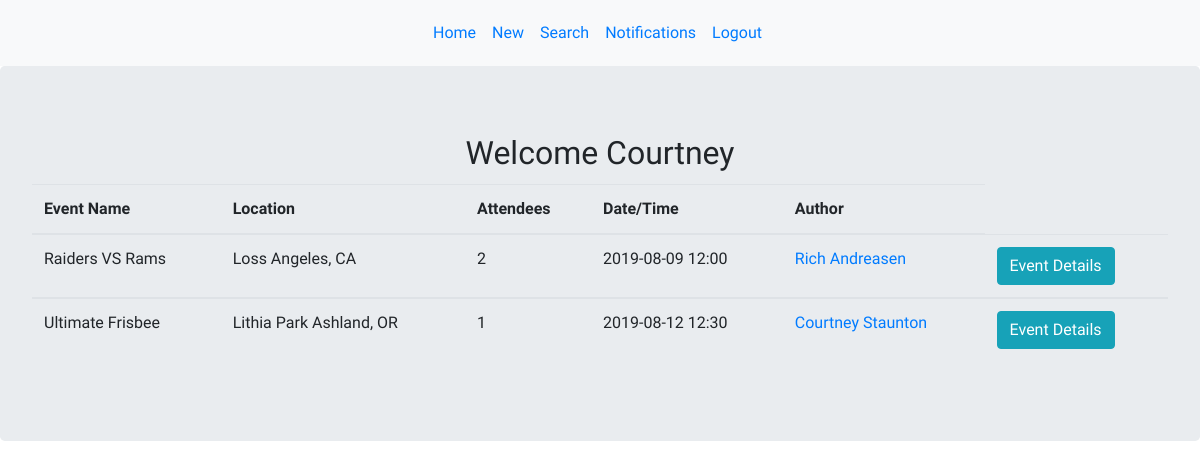
/homepage (signed in), run on the app's committed database.
### models.py (models this page shows)
class User(db.Model):
    __Tablename__ = "users"
    id = db.Column(db.Integer, primary_key=True)
    first_name = db.Column(db.String(100), nullable = False)
    last_name = db.Column(db.String(100), nullable = False)
    password = db.Column(db.String(200), unique = True, nullable = False)
    email = db.Column(db.String(100), unique = True, nullable = False)
    security_answer1 = db.Column(db.String(200))
    created_at = db.Column(db.DateTime, server_default=func.now())
    updated_at = db.Column(db.DateTime, server_default=func.now(), onupdate=func.now())
    users_that_attend_events = db.relationship('Event', lazy = 'dynamic', secondary = attendees_table)

class Event(db.Model):
    __Tablename__ = "events"
    id = db.Column(db.Integer, primary_key=True)
    event_title = db.Column(db.String(100))
    date = db.Column(db.String(8))
    time = db.Column(db.String(12))
    location = db.Column(db.String(100))
    information = db.Column(db.TEXT)
    creator_id = db.Column(db.Integer, db.ForeignKey("user.id"), nullable=False)
    author = db.relationship('User', foreign_keys=[creator_id], backref="user_messages", cascade="all")
    events_that_have_attendees = db.relationship('User', lazy = 'dynamic', secondary = attendees_table)

### controller_functions.py (the view)
def homepage():
    events = Event.query.all()
    user = User.query.get(session['uid'])
    user_events = user.users_that_attend_events.all()
    return render_template("user_home_page.html", all_events = events, all_events_of_user = user_events)

### templates/user_home_page.html (shortened to what this page needs)
<!DOCTYPE html>
<html lang="en">
<head>
    <link rel="stylesheet" href="{{ url_for('static', filename='main.css') }}">
    <link rel="stylesheet" href="https://maxcdn.bootstrapcdn.com/bootstrap/4.3.1/css/bootstrap.min.css">
</head>
<body>
    <nav class="navbar navbar-expand-sm bg-light justify-content-center">
        <ul class="navbar-nav">
            <li class="nav-item">
                <a class="nav-link" href="/homepage">Home</a>
            </li>
            <li class="nav-item">
                <a class="nav-link" href="/new">New</a>
            </li>
            <li class="nav-item">
                <a class="nav-link" href="/search">Search</a>
            </li>
            <li class="nav-item">
                <a class="nav-link" href="event">Notifications</a>
            </li>
            <li class="nav-item">
                <a class="nav-link" href="/logout">Logout</a>
            </li>
        </ul>
    </nav>
    <div class="jumbotron">
        <div class="d-flex justify-content-center">
            <h2>Welcome {{session['greetings']}} </h2>
        </div>
            <table class="table table-hover">
                <thead>
                        <tr>
                            <th> Event Name</th>
                            <th>Location</th>
                            <th>Attendees</th>
                            <th>Date/Time</th>
                            <th>Author</th>
                        </tr>
                    </thead>
                    {% for user in all_events_of_user %}
                    <tbody>
                        <td>{{ user.event_title }}</td>
                        <td>{{ user.location }}</td>
                        <td>{{ user.events_that_have_attendees.count() }}</td>
                        <td>{{ user.date }} {{ user.time }}</td>
                        <td><a href="/user_page/{{ user.author.id }}">{{user.author.first_name}} {{user.author.last_name}}</a></td>
                        <form action="/event/{{ user.id  }}">
                        <td><input class="btn btn-info" type="submit" value="Event Details"></td>
                    </form>
                    </tbody>
                    {% endfor %}
            </table>
        </div>
</body>
</html>

### static/main.css (style rules this page uses)
h1, h4, h2 { font-family: 'Nanum Gothic Coding', monospace; padding: 4px; text-align: center; }
p, th, td, ul { font-family: 'Mali', cursive; padding: 5px; }

### data on the page
User: greetings "Courtney"
Event: event_title "Raiders VS Rams", location "Loss Angeles, CA", events_that_have_attendees.count "2", date "2019-08-09", time "12:00", author.first_name "Rich", author.last_name "Andreasen"
Event: event_title "Ultimate Frisbee", location "Lithia Park Ashland, OR", events_that_have_attendees.count "1", date "2019-08-12", time "12:30", author.first_name "Courtney", author.last_name "Staunton"
